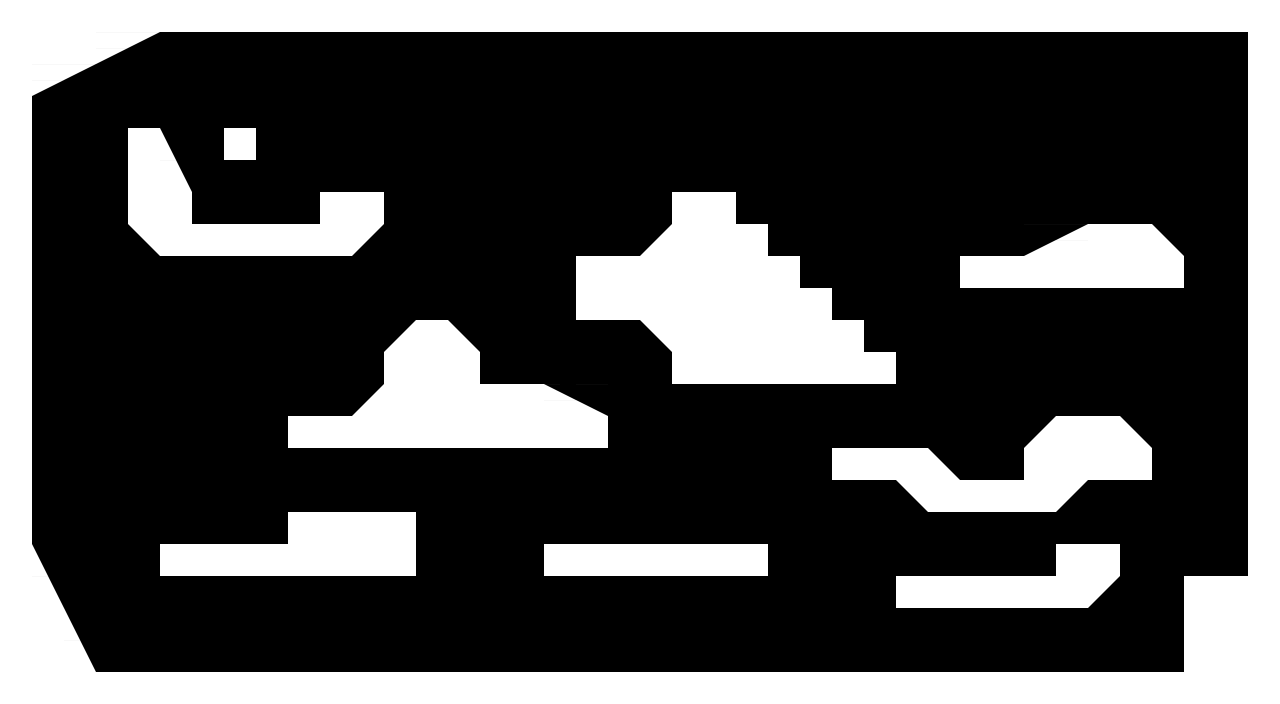

A 2D game scene composited from a Tiled map and its tileset images. What follows is a short description and the map's XML, with every tile layer's data as written:
An orthogonal 40x22 tile map with 32x32 px tiles, 1 tile layer (Calque de Tile 1) and 10 objects (outline).

<map version="1.0" orientation="orthogonal" width="40" height="22" tilewidth="32" tileheight="32">
 <tileset firstgid="1" name="whitetiles" tilewidth="32" tileheight="32">
  <image source="whitetiles.png" width="160" height="192" />
  <terraintypes>
   <terrain name="Nouveau terrain" tile="-1" />
  </terraintypes>
 </tileset>
 <layer name="Calque de Tile 1" width="40" height="22">
  <data encoding="csv">
26,26,26,26,26,26,26,26,26,26,26,26,26,26,26,26,26,26,26,26,26,26,26,26,26,26,26,26,26,26,26,26,26,26,26,26,26,26,26,26,
26,26,26,15,20,0,0,0,0,0,0,0,0,0,0,0,0,0,0,0,0,0,0,0,0,0,0,2,2,2,2,2,2,2,2,2,2,2,2,26,
26,15,20,0,0,0,0,0,0,0,0,0,0,0,0,0,0,0,0,0,0,0,0,0,0,0,2,2,0,0,0,0,0,0,0,0,0,0,0,26,
26,0,0,0,0,0,0,0,0,0,0,0,0,0,0,0,0,0,0,0,0,0,0,0,0,0,0,0,0,0,0,0,0,0,0,0,0,0,0,26,
26,0,0,0,26,1,0,26,2,2,2,0,0,0,0,0,0,0,0,0,0,0,0,0,0,0,0,0,0,0,0,0,0,0,0,0,0,0,0,26,
26,0,0,0,26,7,0,0,0,0,0,0,0,0,0,0,0,0,0,0,0,0,0,0,0,0,0,0,0,0,0,0,0,0,0,0,0,0,0,26,
26,0,0,0,26,26,0,0,0,0,26,26,0,0,0,0,0,0,0,0,0,26,26,4,0,0,0,0,0,0,0,0,0,0,0,0,0,0,0,26,
26,0,0,0,24,26,26,26,26,26,26,25,0,0,0,0,0,0,0,0,22,26,26,26,4,0,0,0,0,0,0,0,17,12,26,26,23,0,0,26,
26,0,0,0,0,0,0,0,0,0,0,0,0,0,0,0,0,0,26,26,26,26,26,26,26,4,0,0,0,0,26,26,26,26,26,26,26,0,0,26,
26,0,0,0,0,0,0,0,0,0,0,0,0,0,0,0,0,0,26,26,26,26,26,26,26,26,4,0,4,0,0,0,0,0,0,0,0,0,0,26,
26,0,0,0,0,0,0,0,0,0,0,0,22,26,23,0,0,0,0,0,24,26,26,26,26,26,26,4,0,0,0,0,0,0,0,0,0,0,0,26,
26,0,0,0,0,0,0,0,0,0,0,0,26,26,26,0,0,0,0,0,0,26,26,26,26,26,26,26,0,0,0,0,0,0,0,0,0,0,0,26,
26,2,0,0,0,0,0,0,0,0,0,22,26,26,26,26,26,13,18,0,0,0,0,0,0,0,0,0,0,0,0,0,0,0,0,0,0,0,0,26,
26,2,0,0,0,0,0,0,0,26,26,26,26,26,26,26,26,26,26,0,0,0,0,0,0,0,0,0,0,0,0,0,22,26,26,23,0,0,0,26,
26,2,0,0,0,0,0,0,0,0,0,0,0,0,0,0,0,0,0,0,0,0,0,0,0,0,26,26,26,23,0,0,26,26,26,26,0,0,0,26,
26,2,0,0,0,0,0,0,0,0,0,0,0,0,0,0,0,0,0,0,0,0,0,0,0,0,0,0,24,26,26,26,26,25,0,0,0,0,0,26,
26,2,0,0,0,0,0,0,0,26,26,26,26,0,0,0,0,0,0,0,0,0,0,0,0,0,0,0,0,0,0,0,0,0,0,0,0,0,0,26,
26,1,0,0,0,26,26,26,26,26,26,26,26,0,0,0,0,26,26,26,26,26,26,26,0,0,0,0,0,0,0,0,0,26,26,0,0,0,0,26,
26,7,0,0,0,0,0,0,0,0,0,0,0,0,0,0,0,0,0,0,0,0,0,0,0,0,0,0,26,26,26,26,26,26,25,0,0,26,26,26,
26,26,1,0,0,0,0,0,0,0,0,0,0,0,0,0,0,0,0,0,0,0,0,0,0,0,0,0,0,0,0,0,0,0,0,0,0,26,26,26,
26,26,7,0,0,0,0,0,0,0,0,0,0,0,0,0,0,0,0,0,0,0,0,0,0,0,0,0,0,0,0,0,0,0,0,2,2,26,26,26,
26,26,26,26,26,26,26,26,26,26,26,26,26,26,26,26,26,26,26,26,26,26,26,26,26,26,26,26,26,26,26,26,26,26,26,26,26,26,26,26
</data>
 </layer>
 <objectgroup name="Calque d'objets 1" width="40" height="22">
  <object x="128" y="128">
   <polygon points="0,0 32,0 64,64 64,96 192,96 192,64 256,64 256,96 224,128 32,128 0,96" />
  </object>
  <object x="224" y="128" width="32" height="32" />
  <object x="576" y="320">
   <polygon points="0,0 0,-64 64,-64 96,-96 96,-128 160,-128 160,-96 192,-96 192,-64 224,-64 224,-32 256,-32 256,0 288,0 288,32 320,32 320,64 96,64 96,32 64,0" />
  </object>
  <object x="960" y="256">
   <polygon points="0,0 0,32 224,32 224,0 192,-32 128,-32 64,0" />
  </object>
  <object x="288" y="448">
   <polygon points="0,0 0,-32 64,-32 96,-64 96,-96 128,-128 160,-128 192,-96 192,-64 256,-64 320,-32 320,0" />
  </object>
  <object x="160" y="576">
   <polygon points="0,0 0,-32 128,-32 128,-64 256,-64 256,0" />
  </object>
  <object x="544" y="576">
   <polygon points="0,0 0,-32 224,-32 224,0" />
  </object>
  <object x="832" y="480">
   <polygon points="0,0 0,-32 96,-32 128,0 192,0 192,-32 224,-64 288,-64 320,-32 320,0 256,0 224,32 96,32 64,0" />
  </object>
  <object x="896" y="608">
   <polygon points="0,0 0,-32 160,-32 160,-64 224,-64 224,-32 192,0" />
  </object>
  <object name="outline" x="32" y="96">
   <polyline points="0,0 128,-64 1216,-64 1216,480 1152,480 1152,576 64,576 0,448 0,0" />
  </object>
 </objectgroup>
</map>